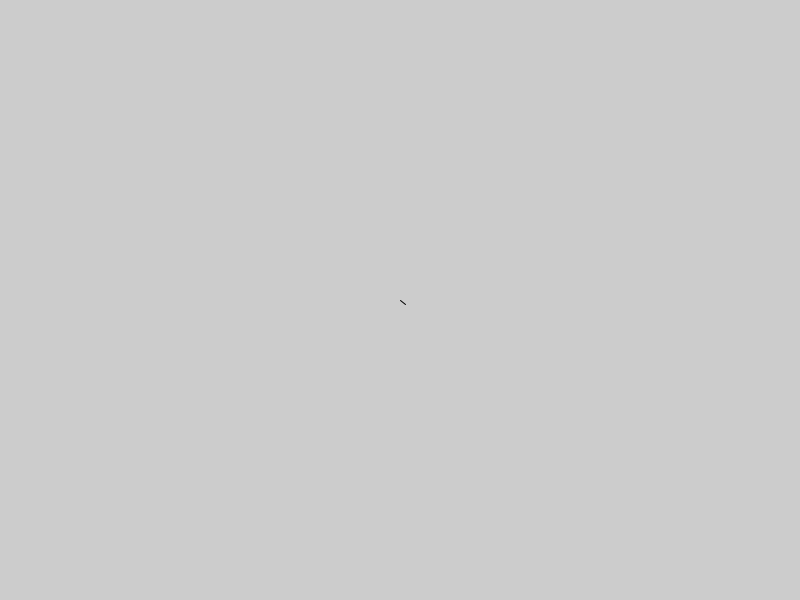
Frame 1 (no input)
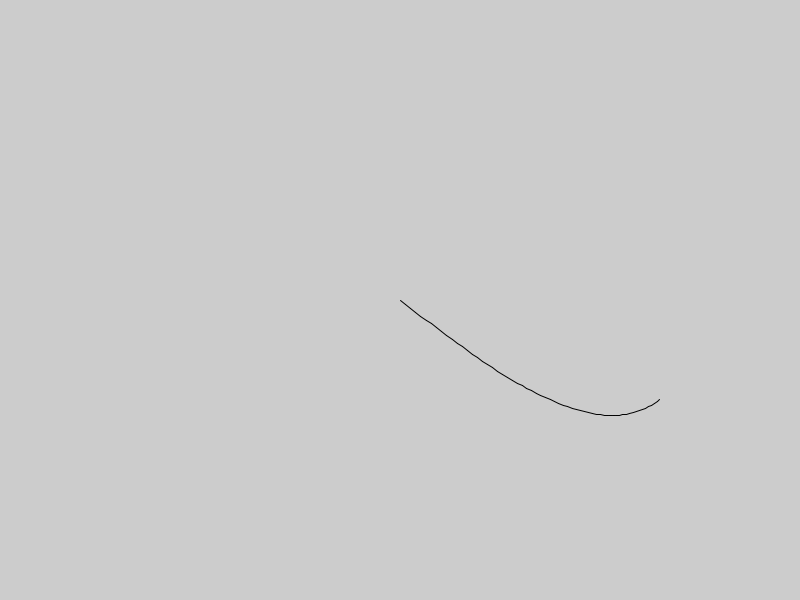
Frame 60 (the mouse pressed at the canvas centre just before this capture)
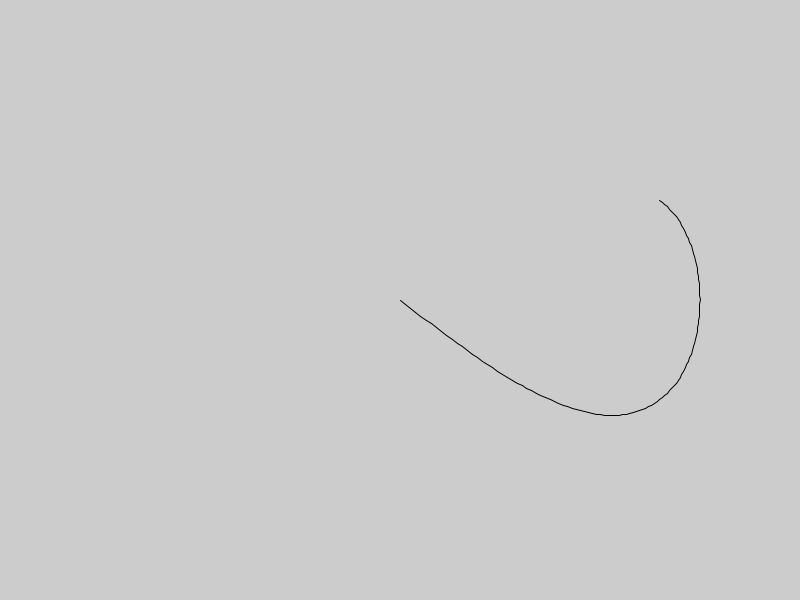
Frame 120 (the mouse held since frame 60 and released just before this capture)

The Processing sketch that drew these frames (run headless with seeded random() and noise(); from frame 60 on, the mouse is pressed at the canvas centre):

// Processing sketch: processing_548
// ── processing_548.pde

/* Lemniscate curve */
/* processing vers.0135(Beta)*/

float x, y, z, oldX, oldY, oldZ;
float t, s;

float a = 1.0;
float b = a/1.3;

float c = 0.0;
float cc;

float d = 0.0;
float dd;

float e = 0.0;
float ee;

void setup()
{
  size(800, 600);
  smooth();
}

void draw()
{
  noStroke();
  fill(255, 0);
  rect(0, 0, width, height);

  t++;
  if (t > 360){
    t = 0;
    cc = c;
    c = random(-0.1, 0.1);

    dd = d;
    d = random(-0.1, 0.1);
  }

  x = a * sin(radians(t)) + (t * c + (360 - t) * cc) / 360;
  y = b * sin(radians(t)) * cos(radians(t)) + (t * d + (360 - t) * dd) / 360;

  translate(width/2, height/2);
  strokeWeight(1);
  stroke(1);
 
  line(x * 300, y * 300, oldX * 300, oldY * 300);
  oldX = x;
  oldY = y;
  println(x + " " + y);
}
